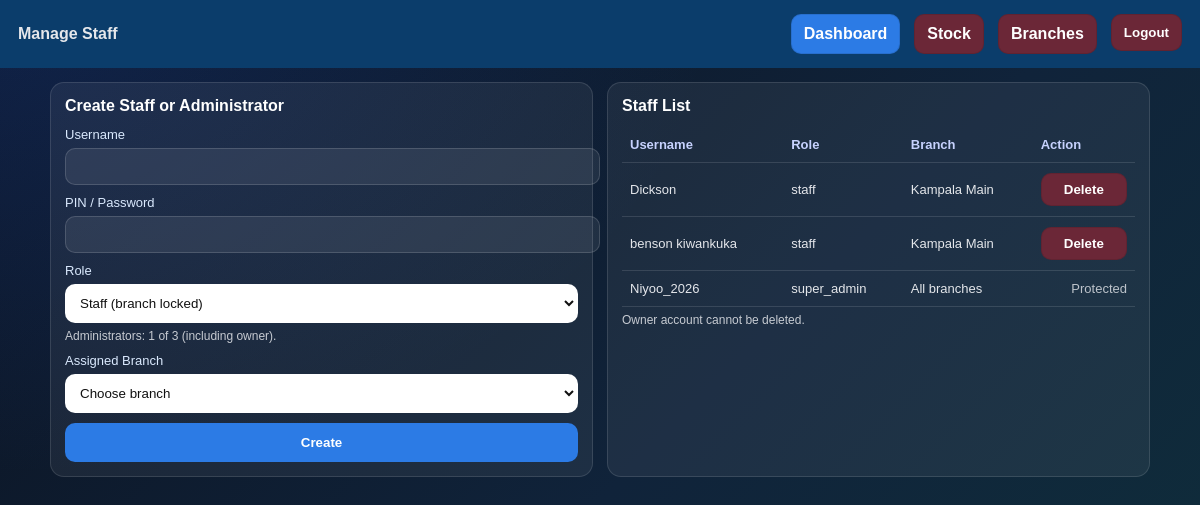
Page /staff (signed in) on the committed database.
### tables this page shows
CREATE TABLE users (id INTEGER PRIMARY KEY, username TEXT UNIQUE, pin_hash TEXT, business_type TEXT, role TEXT, branch_id INTEGER, owner_ref TEXT);

### app.py (the view, shortened to what this page needs)
@app.route("/staff", methods=["GET", "POST"])
def staff_page():
    if not require_login():
        return redirect("/")
    if not is_owner():
        flash("Only the owner can manage staff and administrator accounts", "danger")
        return redirect("/dashboard")
    owner, _ = get_session_owner_bt()
    staff_list, _ = run_query(
        "SELECT u.id,u.username,u.pin_hash,u.business_type,u.role,"
        "COALESCE(b.name,CASE WHEN u.role='super_admin' THEN 'All branches' ELSE 'Unassigned' END),u.owner_ref "
        "FROM users u LEFT JOIN branches b ON b.id=u.branch_id AND b.owner=u.owner_ref "
        "WHERE u.owner_ref=? ORDER BY u.role,u.username",
        (owner,),
        fetch=True
    )
    branches, _ = run_query("SELECT * FROM branches WHERE owner=?", (owner,), fetch=True)
    admin_count, _ = run_query(
        "SELECT COUNT(*) FROM users WHERE owner_ref=? AND role='super_admin'",
        (owner,),
        fetch=True
    )
    return render_template(
        "staff.html",
        staff=staff_list,
        branches=branches,
        secure_admin=SECURE_ADMIN_USER,
        admin_count=admin_count[0][0],
        csrf_token=get_csrf_token()
    )

### app.py (called while the page is built)
@app.after_request
def add_security_headers(response):
    response.headers["X-Content-Type-Options"] = "nosniff"
    response.headers["X-Frame-Options"] = "DENY"
    response.headers["Referrer-Policy"] = "strict-origin-when-cross-origin"
    if IS_PRODUCTION:
        response.headers["Strict-Transport-Security"] = "max-age=31536000"
    return response

def get_db():
    if 'db' not in g:
        if USE_POSTGRES:
            import psycopg2
            g.db = psycopg2.connect(DATABASE_URL)
        else:
            g.db = sqlite3.connect("sme.db", detect_types=sqlite3.PARSE_DECLTYPES)
            g.db.row_factory = sqlite3.Row
    return g.db

def run_query(q, params=(), fetch=False):
    db = get_db()
    if USE_POSTGRES:
        q = q.replace("?", "%s")
    cur = db.cursor()
    cur.execute(q, params)
    if fetch:
        return cur.fetchall(), None
    db.commit()
    return None, None

def require_login():
    return session.get("logged_in")

def get_session_owner_bt():
    return session.get("owner", "admin"), session.get("business_type", "Incubators Business")

def is_admin():
    return session.get("role") == "super_admin"

def is_owner():
    return is_admin() and session.get("user") == SECURE_ADMIN_USER

def get_csrf_token():
    if "_csrf_token" not in session:
        session["_csrf_token"] = secrets.token_urlsafe(32)
    return session["_csrf_token"]

@app.before_request
def protect_state_changes():
    if request.method in {"POST", "PUT", "PATCH", "DELETE"} and not valid_csrf_token():
        if request.is_json:
            return jsonify({"error": "Invalid or missing CSRF token"}), 400
        abort(400, description="Invalid or missing CSRF token")

@app.context_processor
def inject_csrf_token():
    return {"csrf_token": get_csrf_token()}

### templates/staff.html (shortened to what this page needs)
<!doctype html>
<html lang="en">
<head>
</head>
<body>
  <div class="topbar">
    <div class="brand">Manage Staff</div>
    <div class="nav">
      <a class="btn" href="/dashboard">Dashboard</a>
      <a class="btn btn-secondary" href="/stock/manage">Stock</a>
      <a class="btn btn-secondary" href="/branches">Branches</a>
      <form method="post" action="/logout" class="d-inline"><input type="hidden" name="csrf_token" value="{{ csrf_token }}"><button class="btn btn-secondary" type="submit">Logout</button></form>
    </div>
  </div>
  <div class="wrap">
    <div class="grid">
      <div class="card">
        <h2>Create Staff or Administrator</h2>
        <form method="POST" action="/staff">
          <div class="field">
            <label>Username</label>
            <input name="username" required>
          </div>
          <div class="field">
            <label>PIN / Password</label>
            <input name="password" type="password" required>
          </div>
          <div class="field">
            <label>Role</label>
            <select name="role" id="account-role" onchange="toggleBranchRequirement()">
              <option value="staff">Staff (branch locked)</option>
            </select>
            <div class="muted">Administrators: {{ admin_count }} of 3 (including owner).</div>
          </div>
          <div class="field" id="staff-branch-field">
            <label>Assigned Branch</label>
            <select name="branch_id" id="branch-id">
              <option value="">Choose branch</option>
            </select>
          </div>
          <button type="submit">Create</button>
        </form>
      </div>
      <div class="card">
        <h2>Staff List</h2>
        <table class="table">
          <thead>
            <tr>
              <th>Username</th>
              <th>Role</th>
              <th>Branch</th>
              <th class="right">Action</th>
            </tr>
          </thead>
          <tbody>
            {% if staff %}
              {% for u in staff %}
                <tr>
                  <td>{{ u[1] }}</td>
                  <td>{{ u[4] }}</td>
                  <td>{{ u[5] }}</td>
                  <td class="right">
                    {% if u[1] != secure_admin %}
                      <form method="POST" action="/staff/delete/{{ u[0] }}" style="display:inline;">
                        <button class="btn btn-secondary" type="submit" style="padding:8px 10px;">Delete</button>
                      </form>
                    {% else %}
                      <span style="opacity:0.8;">Protected</span>
                    {% endif %}
                  </td>
                </tr>
              {% endfor %}
            {% else %}
              <tr><td colspan="4">No staff yet.</td></tr>
            {% endif %}
          </tbody>
        </table>
        <div class="muted">Owner account cannot be deleted.</div>
      </div>
    </div>
  </div>
</body>
</html>

### templates/staff.html (style rules this page uses)
body { font-family: Arial, sans-serif; margin:0; background:radial-gradient(ellipse at top left, rgba(37,99,235,.2), transparent 42%), linear-gradient(135deg,#0b1220 0%,#10233a 55%,#0f2f3b 100%); background-attachment:fixed; min-height:100vh; color:#e5e7eb; }
.topbar { padding:14px 18px; background:#0B3D6B; display:flex; align-items:center; justify-content:space-between; gap:12px; }
.brand { font-weight:800; }
.nav { display:flex; gap:14px; flex-wrap:wrap; justify-content:flex-end; }
a { color:#93c5fd; text-decoration:none; }
.btn { display:inline-block; padding:10px 12px; border-radius:10px; background:#2C7BE5; color:#fff; font-weight:700; border:1px solid rgba(0,0,0,0.1); }
.btn-secondary { background:#6B2737; }
.wrap { padding:14px; max-width:1100px; margin:0 auto; }
.grid { display:grid; grid-template-columns: 1fr 1fr; gap:14px; }
.card { background:rgba(255,255,255,0.06); border:1px solid rgba(255,255,255,0.12); border-radius:14px; padding:14px; }
h2 { margin:0 0 12px; font-size:16px; color:#fff; }
.field { margin:10px 0; }
label { display:block; font-size:13px; margin-bottom:6px; color:#dbeafe; }
input, select { width:100%; padding:10px; border-radius:10px; border:1px solid rgba(255,255,255,0.15); background:rgba(255,255,255,0.08); color:#fff; }
select, select option { background-color:#fff; color:#111; }
button { width:100%; padding:12px; border-radius:10px; border:none; background:#2C7BE5; color:#fff; font-weight:800; cursor:pointer; }
.table { width:100%; border-collapse:collapse; margin-top:10px; }
.table th, .table td { padding:10px 8px; border-bottom:1px solid rgba(255,255,255,0.12); font-size:13px; }
.table th { text-align:left; color:#c7d2fe; }
.right { text-align:right; }
.muted { opacity:0.85; font-size:12px; margin-top:6px; }

### rows in the picture
users: username "Dickson", role "staff", u "Kampala Main"
users: username "benson kiwankuka", role "staff", u "Kampala Main"
users: username "Niyoo_2026", role "super_admin", u "All branches", shows "Protected"

### other values in the picture
{{ admin_count }} "1"
